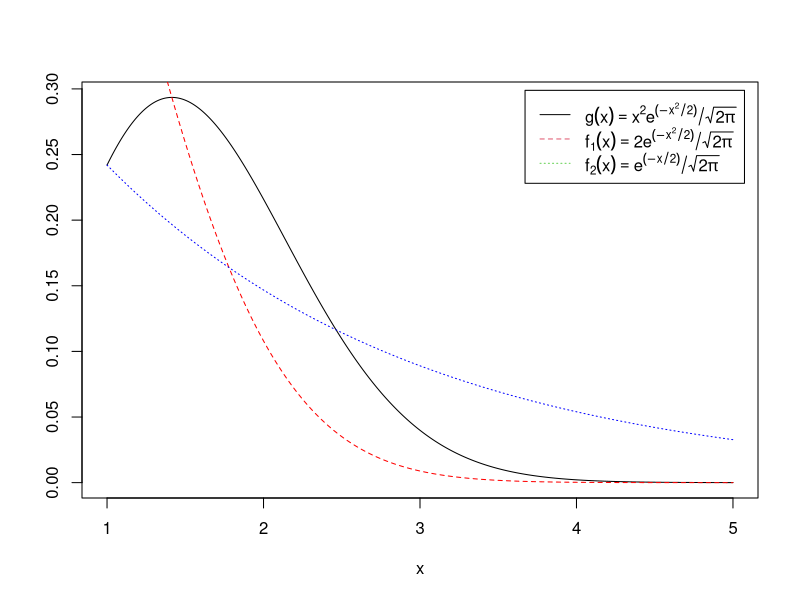

Write the R code that produced this figure.
## ---- chunk 1
x <- seq(1,5,0.01)
g <- function(x) {x^2*exp(-x^2/2)/sqrt(2*pi)}
f1 <- function(x) {2*exp(-x^2/2)/sqrt(2*pi)}
f2 <- function(x) {exp(-x/2)/sqrt(2*pi)}
gs <- c(expression(g(x)==x^2*e^{(-x^2/2)}/sqrt(2*pi)),
        expression(f[1](x)==2*e^{(-x^2/2)}/sqrt(2*pi)),
        expression(f[2](x)==e^{(-x/2)}/sqrt(2*pi)))
plot(x, g(x), type = "l", ylab = "")
lines(x, f1(x), col = "red", lty = 2)
lines(x, f2(x), col = "blue", lty = 3)
legend("topright", legend = gs,
           lty = 1:3, inset = 0.02, col = 1:3)
## ---- chunk 2
n <- 10000
k <- 5
N <- 100
set.seed(2)
theta_ <- numeric(k)
est <- numeric(N)
for (i in 1:N)
{
  for (j in 1:k)
 {
  u <- runif(n/k)
  x <- -log((exp(-1)-1)*(u+j-1)/5+1)
  theta_[j] <- mean((1-exp(-1))/(1+x^2))
 }
 est[i] = mean(theta_)
}
theta <- mean(est)
sd <- sd(est)
## ---- chunk 3
set.seed(3)
n <- 20
mu <- 0
sigma <- 1
N <- 1000
LCL <- UCL <- numeric(N)
for (i in 1:N)
{
  x <- rlnorm(n, 0, 1)
  LCL[i] <- mean(log(x)) - qt(0.975,n-1)*sd(log(x))/sqrt(n)
  UCL[i] <- mean(log(x)) + qt(0.975,n-1)*sd(log(x))/sqrt(n)
}
ECP <- mean(LCL <= mu & UCL >= mu)
## ---- chunk 4
set.seed(4)
n <- 20
mu <- 2
N <- 1000
LCL <- UCL <- numeric(N)
for (i in 1:N)
{
  x <- rchisq(n, 2)
  LCL[i] <- mean(x) - qt(0.975,n-1)*sd(x)/sqrt(n)
  UCL[i] <- mean(x) + qt(0.975,n-1)*sd(x)/sqrt(n)
}
ECP <- mean(LCL <= mu & UCL >= mu)
